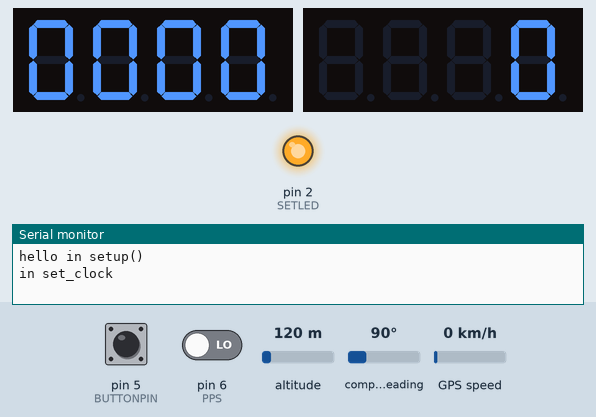
Recording of a sketch running on a simulated Arduino Uno, built for the host (arithmetic inside an expression is 32-bit, double 64-bit). Shown: 2 × 4-digit seven-segment display, output pins drawn as LEDs (lit = HIGH), the last lines printed to the serial monitor. The inputs (shaded band) are chosen by the test bench; at power-on: pin 5 (BUTTONPIN) HIGH, pin 6 (PPS) LOW, altitude 120 m, compass heading 90°, GPS speed 0 km/h. The GPS gets a fix after 3 s at 37.7749, -122.4194 with 8 satellites.

Above: at 2.2 s.
2.3 s: pin 5 (BUTTONPIN) pulled LOW for 2.75 s
At 8.5 s:
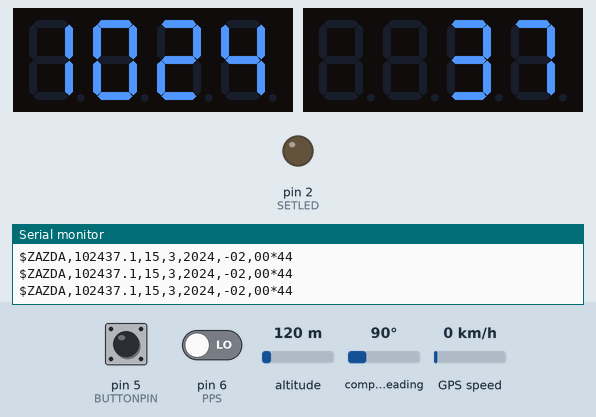
8.8 s: pin 5 (BUTTONPIN) pulled LOW for 2.75 s
At 9.8 s:
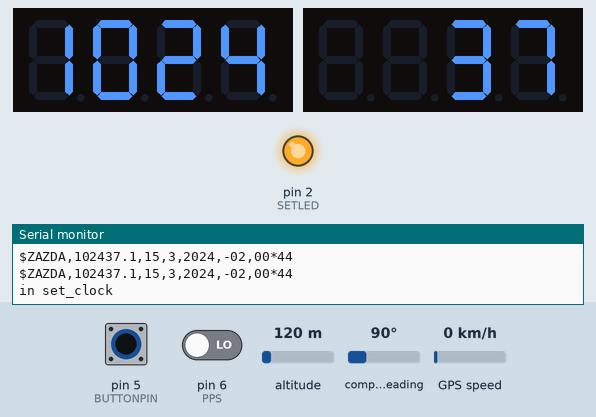
16.2 s: pin 5 (BUTTONPIN) pulled LOW for 2.75 s
At 17.1 s:
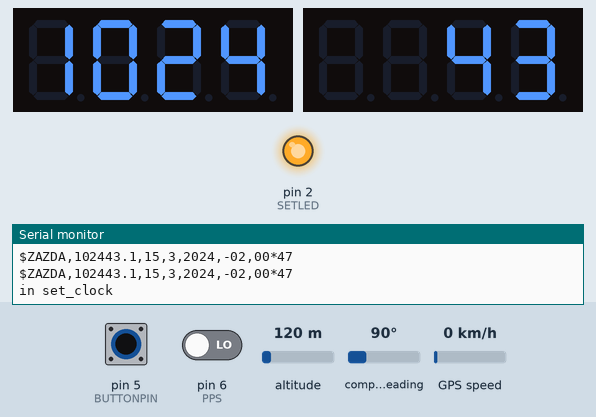
Timing chart, 0 to 21.4 s (numbered marks = the images above; inputs shaded):
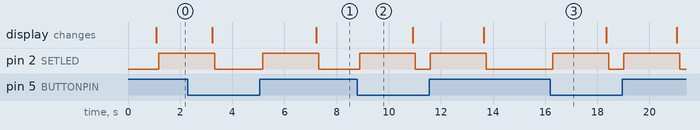

The sketch:

rbclock.ino
```cpp
#include <Arduino.h>
#include <TM1637Display.h>
#include <NMEAGPS.h>
#include <GPSport.h>

const int CLK1 = 16;
const int DIO1 = 15;
const int CLK2 = 18;
const int DIO2 = 17;
const int BUTTONPIN = 5;
const int PPS = 6;
const int SETLED = 2;
const int T1 = 11;   // Timer 1 fuer 1kHz-Signal

volatile unsigned int i, s, m, h, mon, dom, y, to;
volatile unsigned int leapday = 0 ;
unsigned long hms = 100000 ;
int gps_s, gps_m, gps_h, gps_mon, gps_dom, gps_y;

int month_length[12] = {31, 28, 31, 30, 31, 30, 31, 31, 30, 31, 30, 31};

boolean setme = true;
String nmeabuffer;

TM1637Display display1(CLK1, DIO1);
TM1637Display display2(CLK2, DIO2);

NMEAGPS  gps; // This parses the GPS characters
gps_fix  fix; // This holds on to the latest values

void setup() {
  noInterrupts();
  pinMode(T1, INPUT);
  pinMode(BUTTONPIN, INPUT_PULLUP);
  pinMode(SETLED, OUTPUT); // setme LED
  digitalWrite(1, HIGH);
  delay(1000);
  digitalWrite(T1, HIGH);

  display1.setBrightness(0x0f);
  display2.setBrightness(0x0f);
  display1.clear();
  display2.clear();

  // Timer zum Zählen der 1kHz-Pulse konfigurieren

  TCCR1A = 0;
  TCCR1B = 71;
  TCCR1B |= (1 << WGM12); // CTC mode
  TCNT1 = 1;
  TIMSK1 = 2;
  OCR1A = 999;
  interrupts();

  Serial.begin(38400);
  while (!Serial && millis () < 3000UL)
    ;
  gpsPort.begin(9600);

  attachInterrupt(digitalPinToInterrupt(BUTTONPIN), set_me, CHANGE );
  Serial.println("hello in setup()");

}

ISR(TIMER1_COMPA_vect) {
  Serial.println("INTERRUPT#######################");
  i = 0; // Hack!
  if (s < 59) { // FIXME Schaltsekunde
    s++ ;
  }
  else {
    s = 0;
    if (m < 59) {
      m++ ;
    }
    else {
      m = 0;
      if (h < 23) {
        h++ ;
      }
      else {
        h = 0;
        if (dom < (month_length[mon - 1] + leapday ) ) {
          dom++;
        }
        else {
          dom = 1 ;
          if (mon < 12) {
            mon++ ;
          }
          else {
            mon = 1 ;
            y++ ;
          }
        }
      }
    }
  }
}

void set_me() {
  setme = true;
}

void align_pps() {
  i = 0;
  Serial.println("align pps");
}
void set_clock(){
  Serial.println("in set_clock");
  TIMSK1 = 0; //disable Timer interrupt
  attachInterrupt(digitalPinToInterrupt(PPS), align_pps, RISING);

  delay(2000);
  TIMSK1 = 2; //disable Timer interrupt
  detachInterrupt(digitalPinToInterrupt(PPS));
  while (!gps.available( gpsPort )) {
  Serial.println("gps not available");
  delay(10);
  }
  fix = gps.read();
  while (!fix.valid.altitude) {
    Serial.println("no overdetermined fix");
    delay(10);
    fix = gps.read();
  }
  if (fix.valid.time) { // fix.valid.altitude = overdetermined fix mit 4 oder mehr sats

    gps_s =  fix.dateTime.seconds;
    gps_m =  fix.dateTime.minutes;
    gps_h =  fix.dateTime.hours;
    gps_mon = fix.dateTime.month;
    gps_dom = fix.dateTime.date;
    gps_y = fix.dateTime.year + 2000; // FIXME: library nimmt nur die letzten 2 Stellen des Jahrs

    h = gps_h;
    m = gps_m;
    s = gps_s;
    mon = gps_mon;
    dom = gps_dom;
    y = gps_y;
    }
}


int getCheckSum(String s) {
  // NMEA-Checksum Matthias Busse 18.05.2014 Version 1.1

  unsigned int j, XOR, c;

  for (XOR = 0, j = 0; j < s.length(); j++) {
    c = (unsigned char)s.charAt(j);
    if (c == '*') break;
    if ((c != '$') && (c != '!')) XOR ^= c;
  }
  return XOR;
}

void loop() {
  display1.showNumberDec(100 * h + m, true);
  display2.showNumberDec(s, false);

  i = TCNT1;
  delay(100);

  nmeabuffer = "";
  nmeabuffer = nmeabuffer + "$ZAZDA," + (10000L*h + 100*m + s) + "." + i + "," + dom + "," + mon + "," + y + ",-02,00*";

  digitalWrite(SETLED, setme);

  if ( (mon == 2 ) && (( y % 4 == 0 ) && (y % 100 != 0) || (y % 400 == 0)) ) {
    leapday = 1;
  }
  else {
    leapday = 0 ;
  }

  if (setme) {
    set_clock();
    setme = false ;
    digitalWrite(1, LOW);
  } else {
    Serial.print(nmeabuffer);
    Serial.println( getCheckSum(nmeabuffer), HEX);
  }
}
```

Measured:
- after the input at 2.3 s, the display: first differs from a run without the input after 4.9 s (image 1)
- after the input at 8.8 s, pin 2 (SETLED): alternates HIGH for 2.1 s and LOW for 0.57 s, starting after 0.08 s
- after the input at 16.2 s, pin 2 (SETLED): alternates HIGH for 2.1 s and LOW for 0.57 s, starting after 0.10 s
